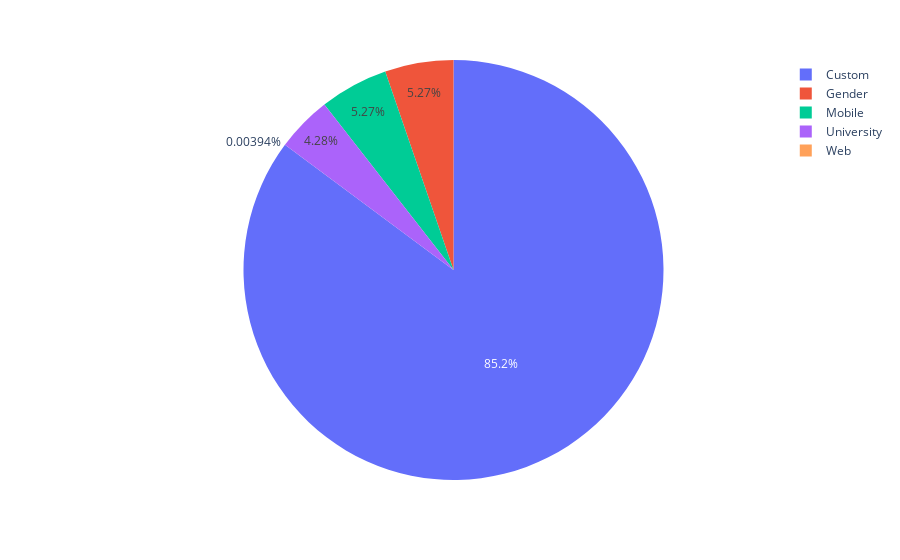

This figure's notebook cell:
### Code cell
fig = px.pie(pie2, values='Count', names='SegmentType' )
fig.show()

### Figure 1 — Plotly figure (JSON) as saved in the notebook; plotly's stock layout.template omitted (floating-point values rounded to 4 significant figures)
{"data": [{"domain": {"x": [0, 1], "y": [0, 1]}, "hovertemplate": "SegmentType=%{label}<br>Count=%{value}<extra></extra>", "labels": ["Custom", "Gender", "Mobile", "University", "Web"], "legendgroup": "", "name": "", "showlegend": true, "type": "pie", "values": [43241, 2676, 2676, 2175, 2]}], "layout": {"legend": {"tracegroupgap": 0}, "margin": {"t": 60}}}
